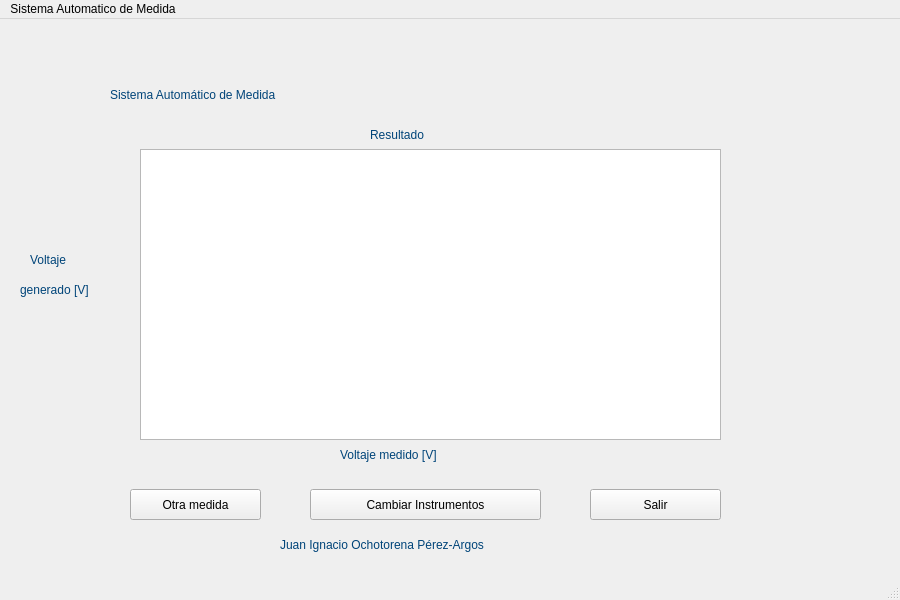
<?xml version="1.0" encoding="UTF-8"?>
<ui version="4.0">
 <class>MainWindow</class>
 <widget class="QMainWindow" name="MainWindow">
  <property name="geometry">
   <rect>
    <x>0</x>
    <y>0</y>
    <width>900</width>
    <height>600</height>
   </rect>
  </property>
  <property name="maximumSize">
   <size>
    <width>900</width>
    <height>600</height>
   </size>
  </property>
  <property name="windowTitle">
   <string>MainWindow</string>
  </property>
  <widget class="QWidget" name="centralwidget">
   <widget class="QLabel" name="label">
    <property name="geometry">
     <rect>
      <x>110</x>
      <y>30</y>
      <width>731</width>
      <height>91</height>
     </rect>
    </property>
    <property name="styleSheet">
     <string notr="true">color:rgb(0, 68, 121);
font: 36pt &quot;Nirmala UI&quot;;</string>
    </property>
    <property name="text">
     <string>Sistema Automático de Medida</string>
    </property>
   </widget>
   <widget class="QLabel" name="label_2">
    <property name="geometry">
     <rect>
      <x>370</x>
      <y>80</y>
      <width>111</width>
      <height>71</height>
     </rect>
    </property>
    <property name="styleSheet">
     <string notr="true">color:rgb(0, 68, 121);
font: 18pt &quot;Nirmala UI&quot;;</string>
    </property>
    <property name="text">
     <string>Resultado</string>
    </property>
   </widget>
   <widget class="QLabel" name="label_5">
    <property name="geometry">
     <rect>
      <x>280</x>
      <y>490</y>
      <width>381</width>
      <height>71</height>
     </rect>
    </property>
    <property name="styleSheet">
     <string notr="true">color:rgb(0, 68, 121);
font: 15pt &quot;Nirmala UI&quot;;</string>
    </property>
    <property name="text">
     <string>Juan Ignacio Ochotorena Pérez-Argos</string>
    </property>
   </widget>
   <widget class="QPushButton" name="otra_medida">
    <property name="geometry">
     <rect>
      <x>130</x>
      <y>470</y>
      <width>131</width>
      <height>31</height>
     </rect>
    </property>
    <property name="styleSheet">
     <string notr="true">
font: 15pt &quot;Nirmala UI&quot;;</string>
    </property>
    <property name="text">
     <string>Otra medida</string>
    </property>
   </widget>
   <widget class="QPushButton" name="salir">
    <property name="geometry">
     <rect>
      <x>590</x>
      <y>470</y>
      <width>131</width>
      <height>31</height>
     </rect>
    </property>
    <property name="styleSheet">
     <string notr="true">
font: 15pt &quot;Nirmala UI&quot;;</string>
    </property>
    <property name="text">
     <string>Salir</string>
    </property>
   </widget>
   <widget class="QPushButton" name="pushButton_3">
    <property name="geometry">
     <rect>
      <x>310</x>
      <y>470</y>
      <width>231</width>
      <height>31</height>
     </rect>
    </property>
    <property name="styleSheet">
     <string notr="true">
font: 15pt &quot;Nirmala UI&quot;;</string>
    </property>
    <property name="text">
     <string>Cambiar Instrumentos</string>
    </property>
   </widget>
   <widget class="PlotWidget" name="graphicsView">
    <property name="geometry">
     <rect>
      <x>140</x>
      <y>130</y>
      <width>581</width>
      <height>291</height>
     </rect>
    </property>
   </widget>
   <widget class="QLabel" name="label_3">
    <property name="geometry">
     <rect>
      <x>340</x>
      <y>400</y>
      <width>251</width>
      <height>71</height>
     </rect>
    </property>
    <property name="styleSheet">
     <string notr="true">color:rgb(0, 68, 121);
font: 15pt &quot;Nirmala UI&quot;;</string>
    </property>
    <property name="text">
     <string>Voltaje medido [V]</string>
    </property>
   </widget>
   <widget class="QLabel" name="label_4">
    <property name="geometry">
     <rect>
      <x>30</x>
      <y>180</y>
      <width>231</width>
      <height>121</height>
     </rect>
    </property>
    <property name="styleSheet">
     <string notr="true">color:rgb(0, 68, 121);
font: 15pt &quot;Nirmala UI&quot;;</string>
    </property>
    <property name="text">
     <string>Voltaje  </string>
    </property>
   </widget>
   <widget class="QLabel" name="label_6">
    <property name="geometry">
     <rect>
      <x>20</x>
      <y>210</y>
      <width>231</width>
      <height>121</height>
     </rect>
    </property>
    <property name="styleSheet">
     <string notr="true">color:rgb(0, 68, 121);
font: 15pt &quot;Nirmala UI&quot;;</string>
    </property>
    <property name="text">
     <string>generado [V]</string>
    </property>
   </widget>
  </widget>
  <widget class="QMenuBar" name="menubar">
   <property name="geometry">
    <rect>
     <x>0</x>
     <y>0</y>
     <width>900</width>
     <height>21</height>
    </rect>
   </property>
   <property name="maximumSize">
    <size>
     <width>16777205</width>
     <height>16777215</height>
    </size>
   </property>
   <widget class="QMenu" name="menudfgagf">
    <property name="title">
     <string>Sistema Automatico de Medida</string>
    </property>
   </widget>
   <addaction name="menudfgagf"/>
  </widget>
  <widget class="QStatusBar" name="statusbar"/>
 </widget>
 <customwidgets>
  <customwidget>
   <class>PlotWidget</class>
   <extends>QGraphicsView</extends>
   <header>pyqtgraph</header>
  </customwidget>
 </customwidgets>
 <resources/>
 <connections/>
</ui>
